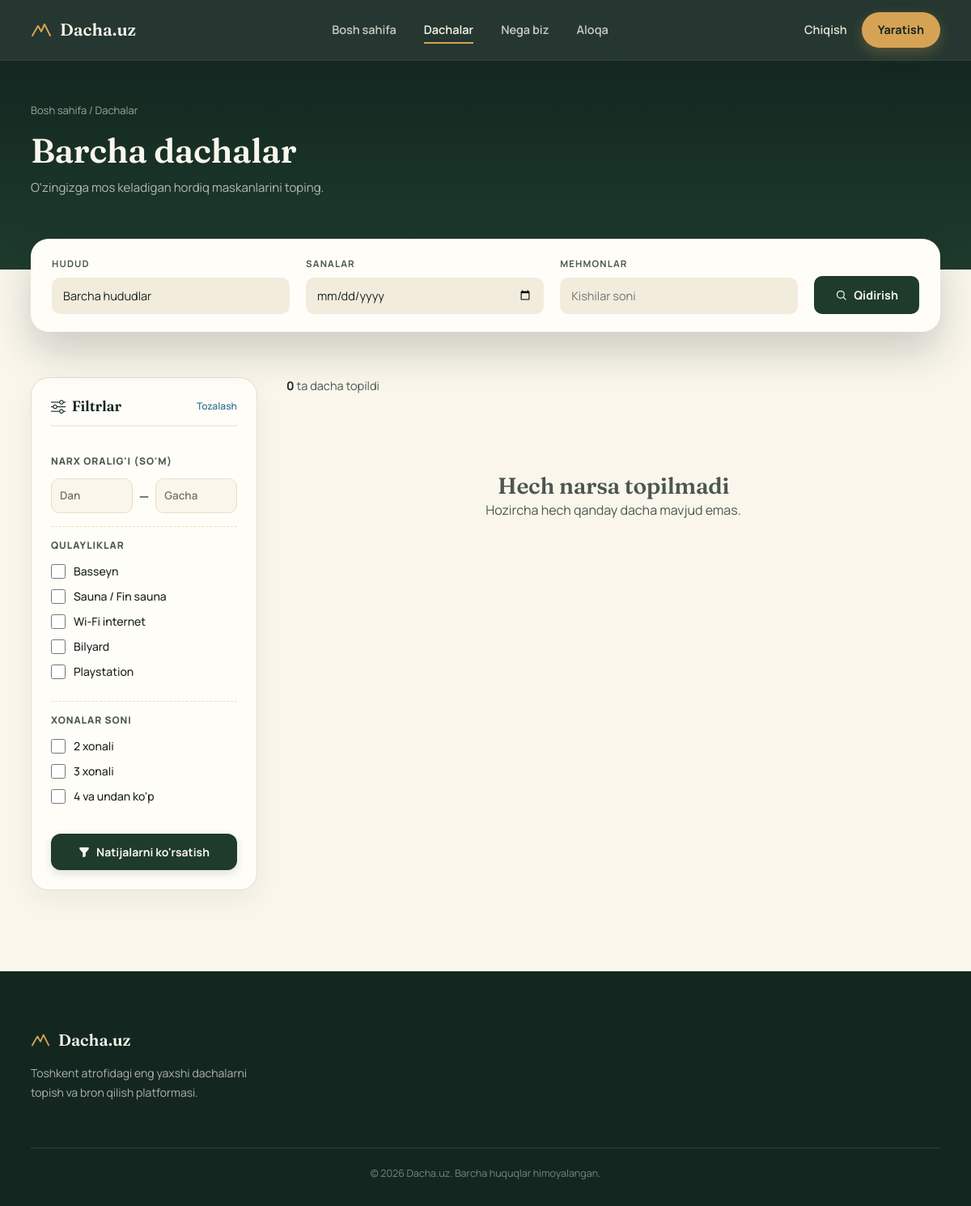
Page /cottages/ on the earlier database version.
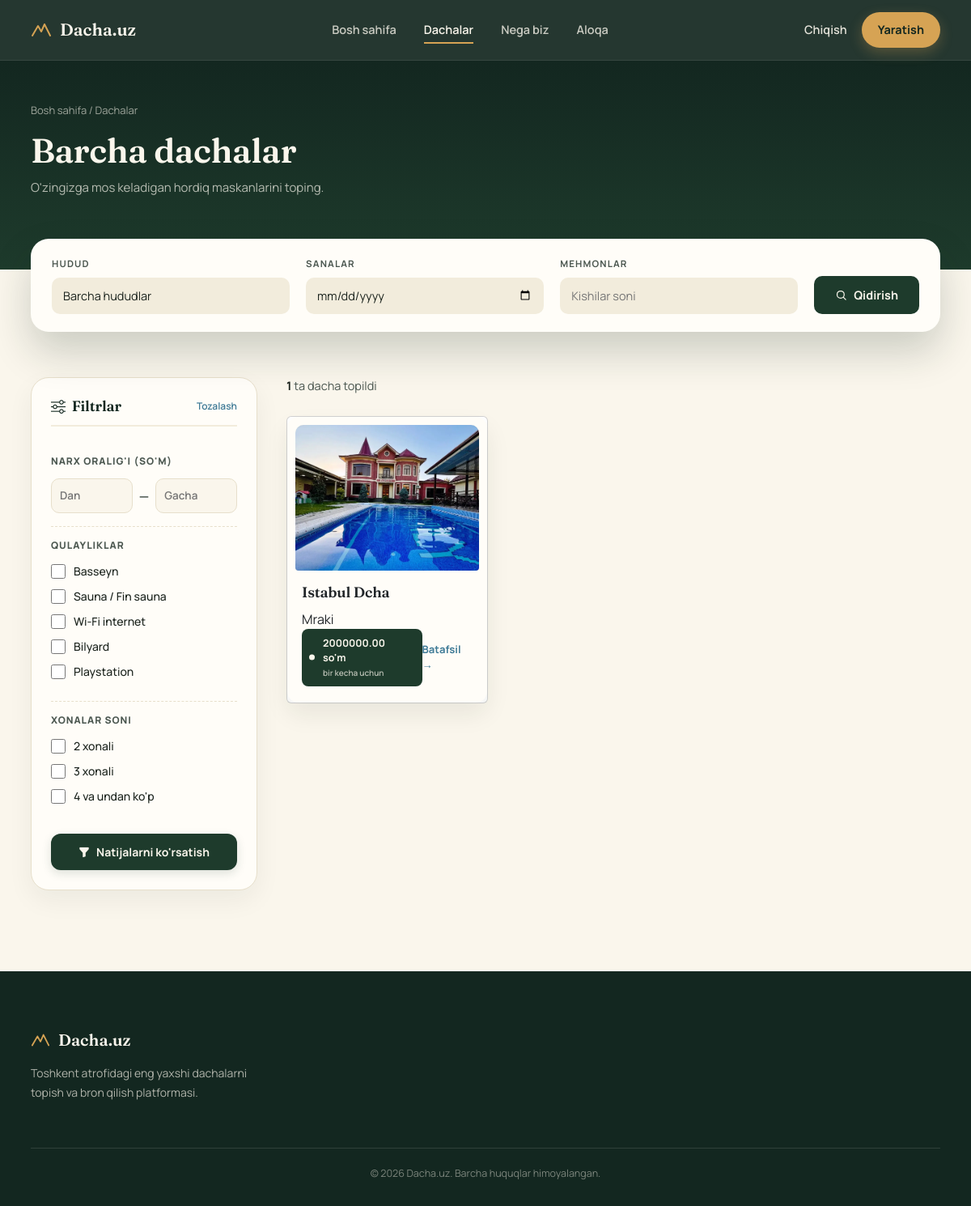
Same page on the later database version.
### app/cottages/models.py (models this page shows, shortened)
class Cottage(models.Model):
  name = models.CharField(max_length=100)
  location = models.CharField(max_length=100)
  content = models.TextField()
  price = models.DecimalField(max_digits=10, decimal_places=2)
  avatar = models.ImageField(upload_to='avatar/')
  create_at = models.DateTimeField(auto_now_add=True)

### app/cottages/views.py (the view)
# urls.py: path('', CottageListView.as_view(), name='cottage_list'),
class CottageListView(ListView):
  model = Cottage
  template_name = 'cottage/cottage_list.html'
  context_object_name = 'cottages'

### templates/cottage/cottage_list.html (shortened to what the changed rows need)
<!DOCTYPE html>
<html lang="uz">
<head>
<link href="https://cdn.jsdelivr.net/npm/bootstrap@5.3.8/dist/css/bootstrap.min.css" rel="stylesheet">
<link rel="stylesheet" href="https://cdn.jsdelivr.net/npm/bootstrap-icons@1.13.1/font/bootstrap-icons.min.css">
</head>
<body>
<section class="page-head">
  <div class="wrap">
    <h1 style="margin-top:10px;">Barcha dachalar</h1>
  </div>
</section>
<div class="wrap">
  <div class="listing-layout">
    <div>
      <div class="results-bar">
        <div class="results-count"><strong>{{ cottages|length }}</strong> ta dacha topildi</div>
      </div>
      <div class="grid3">
        {% for cottage in cottages %}
          <article class="card">
            <div class="polaroid">
              {% if cottage.avatar %}
                <img src="{{ cottage.avatar.url }}" alt="{{ cottage.name }}">
              {% else %}
                <div style="height: 180px; background: var(--sand-100); border-radius: 10px; display: flex; align-items: center; justify-content: center; color: var(--ink-600);">Rasm yo'q</div>
              {% endif %}
              <div class="polaroid-body">
                <div>
                  <h3>{{ cottage.name }}</h3>
                  <span>{{ cottage.location }}</span>
                </div>
                <div class="card-foot">
                  <div class="keytag">
                    {% if cottage.price %}
                      {{ cottage.price }} so'm
                    {% else %}
                      Kelishilgan holda
                    {% endif %}
                    <small>bir kecha uchun</small>
                  </div>
                  <a href="{% url 'cottage_detail' cottage.id %}" class="detail-link">Batafsil →</a>
                </div>
              </div>
            </div>
          </article>
        {% empty %}
          <div class="empty-state">
            <h3>Hech narsa topilmadi</h3>
            <p>Hozircha hech qanday dacha mavjud emas.</p>
          </div>
        {% endfor %}
      </div>
    </div>
  </div>
</div>
</body>
</html>

Differences in the rows shown:
added Cottage: avatar (picture), name "Istabul Dcha", location "Mraki", price "2000000.00"
Other differences:
{{ cottages|length }}: "0" → "1"
text no longer shown: "Hech narsa topilmadi Hozircha hech qanday dacha mavjud emas."
